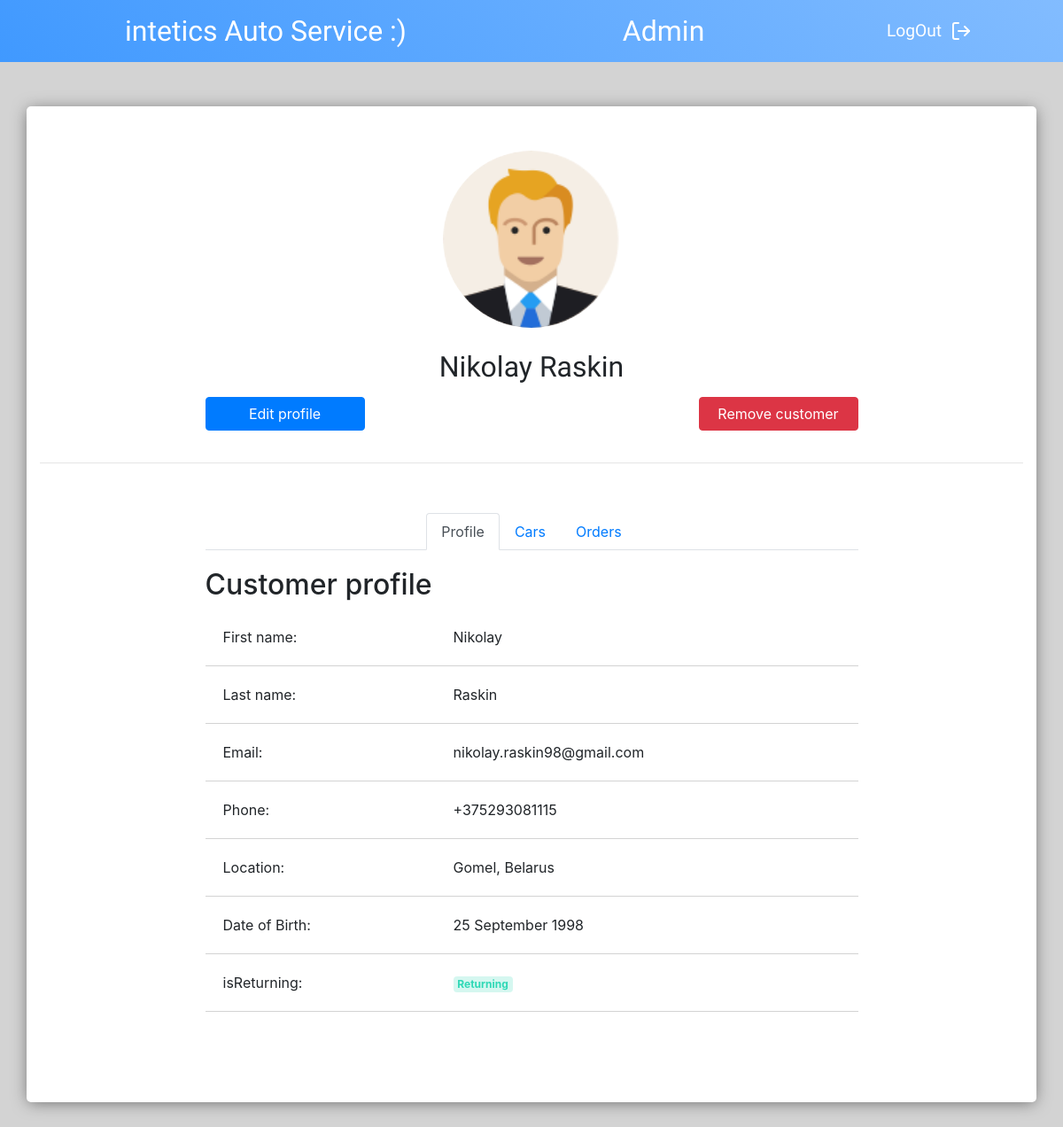
The page /profile/39 (signed in) on the database its author committed.
### mainPage/models.py (models this page shows, shortened)
class Customer(models.Model):
    firstName = models.CharField(_('First name'), max_length = 100)
    lastName = models.CharField(_('Last name'), max_length = 100)
    birthDate = models.DateField(_('Date of birth'))
    sex = models.CharField(_('Sex'), max_length=100, choices=SEX_CHOICES, default='M')
    address = models.CharField(_('Address'), max_length = 100)
    phone_regex = RegexValidator(regex=r'^\+?1?\d{9,15}$', message="Phone number must be entered in the format: '+999999999'. Up to 15 digits allowed.")
    phone = models.CharField(validators=[phone_regex], max_length=17, blank=True)
    email = models.EmailField(_('Email:'),null=False, unique=True)
    isReturn = models.BooleanField(default=False)

### customer_profile/views.py (the view)
# urls.py: path('<int:id>',views.customerProfile, name = 'customerProfile'),
@login_required
def customerProfile(request, id):
    numberOfCars = 0
    numberOfOrders = 0
    try:
        customer = Customer.objects.get(pk=id)
        car = Car.objects.filter(owner = customer)
        numberOfCars = car.count()
        order = Order.objects.filter(orderOwner = customer)
        numberOfOrders = order.count()
    except Car.DoesNotExist:
        car = 0
    except Order.DoesNotExist:
        order = 0
    context = {
        'customer':customer,
        'car':car,
        'order':order,
        'numberOfCars':numberOfCars,
        'numberOfOrders':numberOfOrders,
    }
    return render(request, 'customer_profile/profile.html', context)

### mainPage/models.py (called while the page is built)
    def __str__(self):
        return self.owner.lastName + ': ' + self.model

### customer_profile/templates/customer_profile/profile.html (shortened to what this page needs)
{% extends 'mainPage/base.html' %}
{% load static %}
{% block content %}
<section class="profile-container container">
    <section class="profile-container__item">
        <div class="profile-container-logo">
            {% if customer.sex == 'M' %}
                <img class="customer-img_big" src="{% static 'mainPage/img/male.png' %}" alt="avatar">
            {% else %}
                <img class="customer-img_big" src="{% static 'mainPage/img/female.png' %}" alt="avatar">
            {% endif %}
            <div class="chilankaFont">{{customer.lastName}} {{customer.firstName}}</div>
        </div>
        <div class="buttons">
            <a href="{% url 'editCustomer' customer.id %}"><button type="button" class="btn btn-primary buttons__item">Edit profile</button></a>
            <a href="{% url 'removeCustomer' customer.id %}"><button type="button" class="btn btn-danger buttons__item">Remove customer</button></a>
        </div>
    </section>
    <hr class="line">
    <section class="profile-container__item">
        <div class="customer-info">
            <nav>
                <div class="nav nav-tabs" id="nav-tab" role="tablist">
                    <a class="nav-item nav-link active" id="nav-home-tab" data-toggle="tab" href="#nav-home" role="tab" aria-controls="nav-home" aria-selected="true">Profile</a>
                    <a class="nav-item nav-link" id="nav-profile-tab" data-toggle="tab" href="#nav-profile" role="tab" aria-controls="nav-profile" aria-selected="false">Cars</a>
                    <a class="nav-item nav-link" id="nav-contact-tab" data-toggle="tab" href="#nav-contact" role="tab" aria-controls="nav-contact" aria-selected="false">Orders</a>
                </div>
            </nav>
            <div class="tab-content" id="nav-tabContent">
            <div class="tab-pane fade show active" id="nav-home" role="tabpanel" aria-labelledby="nav-home-tab">
                <div class="tab-content__item">
                    <h2>Customer profile</h2>
                    <div class="tab-content__info">
                        <table class="tab-content__info-table">
                           <tbody>
                                <tr>
                                    <td>First name:</td>
                                    <td>{{customer.lastName}}</td>
                                </tr>
                                <tr>
                                    <td>Last name:</td>
                                    <td>{{customer.firstName}}</td>
                                </tr>
                                <tr>
                                    <td>Email:</td>
                                    <td>{{customer.email}}</td>
                                </tr>
                                <tr>
                                    <td>Phone:</td>
                                    <td>{{customer.phone}}</td>
                                </tr>
                                <tr>
                                    <td>Location:</td>
                                    <td>{{customer.address}}</td>
                                </tr>
                                <tr>
                                    <td>Date of Birth:</td>
                                    <td>{{customer.birthDate}}</td>
                                </tr>
                                <tr>
                                    <td>isReturning:</td>
                                    <td>
                                        {% if customer.isReturn %}
                                            <span class="badge badge-light-success">Returning</span>
                                        {% else %}
                                            <span class="badge badge-light-danger">New</span>
                                        {% endif %}
                                    </td>
                                </tr>
                           </tbody>
                        </table>
                    </div>
                </div>
            </div>
            </div>
        </div>
    </section>
</section>
{% endblock %}

### mainPage/static/mainPage/css/header.css (style rules this page uses)
body { margin: 0; padding: 0; font-family: "Alegreya"; }
.chilankaFont { font-family: "Chilanka"; font-size: 2em; }

### mainPage/static/mainPage/css/main.css (style rules this page uses)
.container { align-self: center; background-color: #fff; box-shadow: 0 2px 18px -2px rgba(0, 0, 0, 0.5); border-radius: 5px; width: 95%; height: 100%; margin-top: 20px; }
.nav { display: flex; justify-content: center; margin-top: 20px; }
.badge-light-success { background: rgba(46, 216, 182, 0.2); border-color: #c4f4eb; color: #2ed8b6; }

### customer_profile/static/customer_profile/css/profile.css (style rules this page uses)
.profile-container { display: flex; flex-direction: column; align-self: center; width: 80%; height: 1124px; margin-top: 50px; margin-bottom: 50px; }
.profile-container .profile-container__item { align-self: center; margin: 0; padding: 20px; width: 70%; }
.profile-container-logo { display: flex; flex-direction: column; }
.customer-img_big { width: 200px; height: 200px; border-radius: 50%; align-self: center; margin-top: 30px; }
.profile-container-logo .chilankaFont { align-self: center; margin-top: 20px; }
.buttons { display: flex; justify-content: space-between; }
.buttons__item { width: 180px; margin-top: 10px; }
.line { width: 100%; }
.tab-content__item { margin-top: 20px; }
.tab-content__info-table { width: 100%; }
.tab-content__info td { border-bottom: 1px solid lightgray; padding: 20px; }

### rows shown on the page
Customer: lastName "Nikolay", firstName "Raskin", email "nikolay.raskin98@gmail.com", phone "+375293081115", address "Gomel, Belarus", birthDate "25 September 1998"
